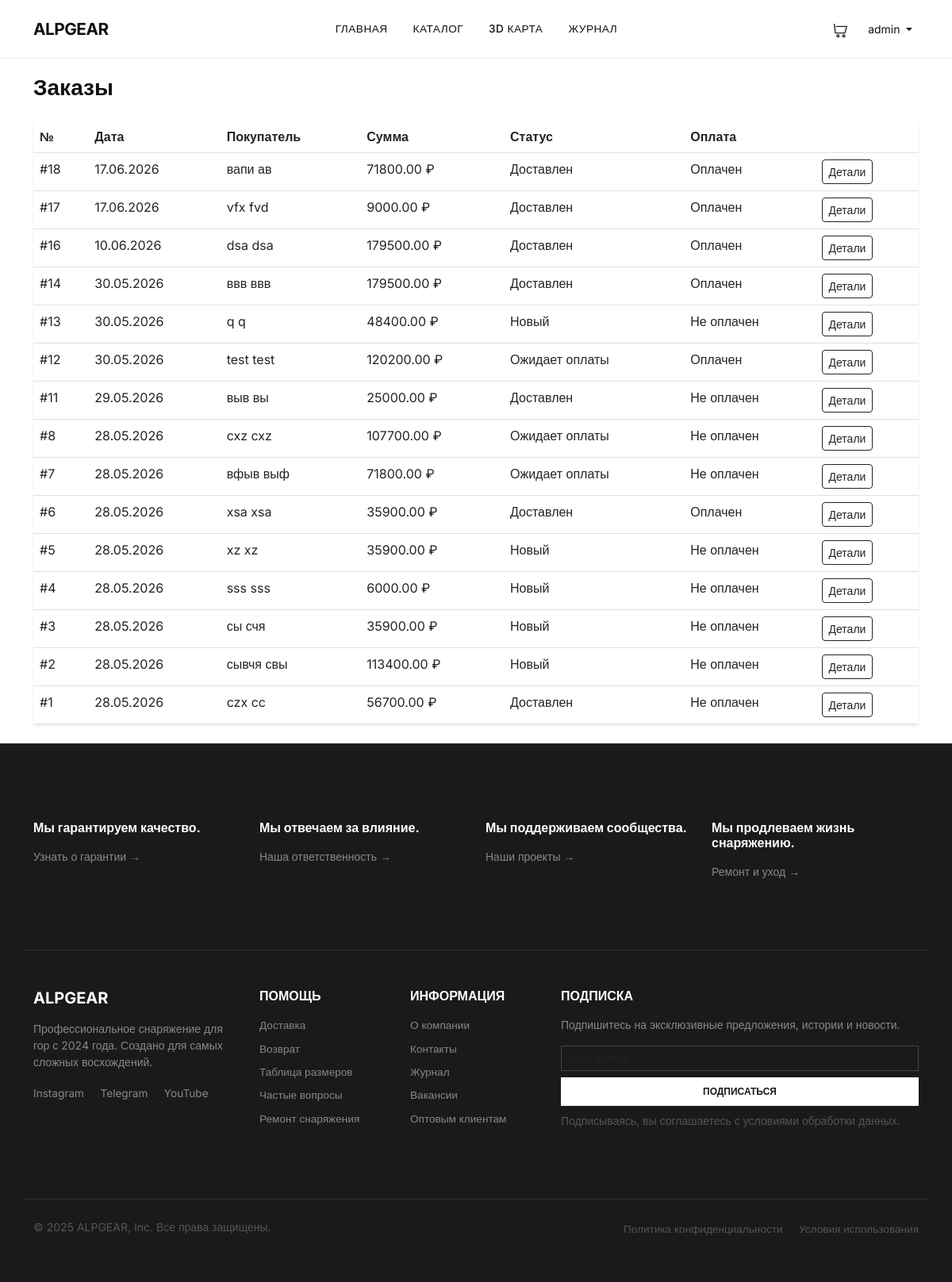
Page /accounts/admin/orders/ (signed in) on the committed database.
### orders/models.py (models this page shows, shortened)
class Order(models.Model):
    class PaymentStatus(models.TextChoices):
        UNPAID = 'unpaid', 'Не оплачено'
        PAID = 'paid', 'Оплачено'
    class Status(models.TextChoices):
        PENDING = 'pending', 'Ожидает оплаты'
        NEW = 'new', 'Новый'
        PROCESSING = 'processing', 'В обработке'
        SHIPPED = 'shipped', 'Отправлен'
        DELIVERED = 'delivered', 'Доставлен'
        CANCELED = 'canceled', 'Отменён'
    DELIVERY_METHOD = [
        ('courier', 'Курьер'),
        ('pickup', 'Самовывоз'),
        ('post', 'Почта'),
    ]
    PAYMENT_METHOD = [
        ('card', 'Банковская карта'),
        ('cash', 'Наличные'),
        ('online', 'Онлайн оплата (ЮMoney)'),
    ]
    first_name = models.CharField(max_length=50, verbose_name='Имя')
    last_name = models.CharField(max_length=50, verbose_name='Фамилия')
    email = models.EmailField(verbose_name='Email')
    phone = models.CharField(max_length=20, verbose_name='Телефон')
    address = models.TextField(verbose_name='Адрес')
    comment = models.TextField(blank=True, verbose_name='Комментарий')
    delivery_method = models.CharField(max_length=50, choices=DELIVERY_METHOD, default='courier', verbose_name='Способ доставки')
    payment_method = models.CharField(max_length=50, choices=PAYMENT_METHOD, default='cash', verbose_name='Способ оплаты')
    status = models.CharField(max_length=20, choices=Status.choices, default=Status.NEW, verbose_name='Статус')
    payment_status = models.CharField(max_length=20, choices=PaymentStatus.choices, default=PaymentStatus.UNPAID, verbose_name='Статус оплаты')
    created = models.DateTimeField(auto_now_add=True, verbose_name='Создан')
    updated = models.DateTimeField(auto_now=True, verbose_name='Обновлён')
    is_paid = models.BooleanField(default=False, verbose_name='Оплачен')
    paid_at = models.DateTimeField(null=True, blank=True, verbose_name='Дата оплаты')
    user = models.ForeignKey(settings.AUTH_USER_MODEL,on_delete=models.SET_NULL,null=True,blank=True,related_name='orders',verbose_name='Пользователь')
    discount_amount = models.DecimalField(max_digits=10, decimal_places=2, default=0, verbose_name='Сумма скидки')
    total_price = models.DecimalField(max_digits=10, decimal_places=2, default=0)
    class Meta:
        verbose_name = 'Заказ'
        verbose_name_plural = 'Заказы'
        ordering = ['-created']
    def get_total_cost(self):
        return sum(item.get_cost() for item in self.items.all())

class OrderItem(models.Model):
    order = models.ForeignKey(Order, related_name='items', on_delete=models.CASCADE, verbose_name='Заказ')
    product = models.ForeignKey(Product, related_name='order_items', on_delete=models.CASCADE, verbose_name='Товар')
    price = models.DecimalField(max_digits=10, decimal_places=2, verbose_name='Цена')
    quantity = models.PositiveIntegerField(default=1, verbose_name='Количество')
    def get_cost(self):
        return self.price * self.quantity

### accounts/views.py (the view)
# urls.py: path('admin/orders/', views.admin_orders, name='admin_orders'),
@login_required
@user_passes_test(is_admin)
def admin_orders(request):
    orders = Order.objects.all().order_by('-created')
    status_filter = request.GET.get('status', '')
    if status_filter:
        orders = orders.filter(status=status_filter)
    return render(request, 'accounts/admin_orders.html', {'orders': orders})

### accounts/views.py (called while the page is built)
def is_admin(user):
    return user.is_superuser or user.is_staff

### cart/cart.py (called while the page is built)
    def __len__(self):
        return sum(item['quantity'] for item in self.cart.values())

### cart/context_processors.py (called while the page is built)
def cart(request):
    return {'cart': Cart(request)}

### templates/accounts/admin_orders.html (shortened to what this page needs)
{% extends "base.html" %}
{% block content %}
<div class="container py-4">
    <h1 class="fw-bold h3 mb-4">Заказы</h1>
    <div class="card border-0 shadow-sm rounded-0">
        <table class="table mb-0">
            <thead class="bg-light">
                <tr>
                    <th>№</th>
                    <th>Дата</th>
                    <th>Покупатель</th>
                    <th>Сумма</th>
                    <th>Статус</th>
                    <th>Оплата</th>
                    <th></th>
                </tr>
            </thead>
            <tbody>
                {% for order in orders %}
                <tr>
                    <td>#{{ order.id }}</td>
                    <td>{{ order.created|date:"d.m.Y" }}</td>
                    <td>{{ order.first_name }} {{ order.last_name }}</td>
                    <td>{{ order.get_total_cost }} ₽</td>
                    <td>{{ order.get_status_display }}</td>
                    <td>{% if order.is_paid %} Оплачен{% else %} Не оплачен{% endif %}</td>
                    <td><a href="{% url 'accounts:admin_order_detail' order.id %}" class="btn btn-sm btn-outline-dark">Детали</a></td>
                </tr>
                {% endfor %}
            </tbody>
        </table>
    </div>
</div>
{% endblock %}

### templates/base.html (shortened to what this page needs)
<!DOCTYPE html>
<html lang="ru">
<head>
    <link href="https://cdn.jsdelivr.net/npm/bootstrap@5.3.0/dist/css/bootstrap.min.css" rel="stylesheet">
    {% load static %}
    <link href="{% static 'css/style.css' %}" rel="stylesheet">
</head>
<body>
<link href="{% static 'css/admin-style.css' %}" rel="stylesheet">
<nav class="navbar navbar-expand-lg fixed-top">
    <div class="container">
        <a class="navbar-brand" href="{% url 'home' %}">ALPGEAR</a>
        <div class="collapse navbar-collapse" id="navbarNav">
            <ul class="navbar-nav mx-auto">
                <li class="nav-item"><a class="nav-link" href="{% url 'home' %}">ГЛАВНАЯ</a></li>
                <li class="nav-item"><a class="nav-link" href="{% url 'shop:product_list' %}">КАТАЛОГ</a></li>
                <li class="nav-item"><a class="nav-link" href="{% url 'mountain_map' %}">3D КАРТА</a></li>
                <li class="nav-item"><a class="nav-link" href="{% url 'shop:article_list' %}">ЖУРНАЛ</a></li>
            </ul>
            <div class="d-flex gap-3 align-items-center">
                <a href="{% url 'cart:cart_detail' %}" class="position-relative text-dark text-decoration-none">
                    <svg width="22" height="22" viewBox="0 0 24 24" fill="none" stroke="currentColor" stroke-width="1.5">
                        <circle cx="9" cy="20" r="1.5"/>
                        <circle cx="17" cy="20" r="1.5"/>
                        <path d="M3 4h1l1.5 12h13L21 7H6"/>
                    </svg>
                </a>
                {% if user.is_authenticated %}
                <div class="dropdown">
                    <button class="btn btn-sm dropdown-toggle" style="background: transparent; color: #111; border: none;" type="button" data-bs-toggle="dropdown">
                        {{ user.username }}
                    </button>
                </div>
                {% else %}
<a href="{% url 'accounts:login' %}" class="nav-link">ВХОД</a>
<a href="{% url 'accounts:register' %}" class="nav-link">РЕГИСТРАЦИЯ</a>
                {% endif %}
            </div>
        </div>
    </div>
</nav>
<main style="margin-top: 70px;">
    {% block content %}{% endblock %}
</main>
<footer class="footer" style="background: #1a1a1a; color: #ccc; border-top: 1px solid #333;">
    <div class="container">
        <div class="row py-5 border-bottom" style="border-color: #333 !important;">
            <div class="col-md-3 mb-4">
                <h6 class="fw-bold mb-3" style="color: #fff;">Мы гарантируем качество.</h6>
                <p class="small" style="color: #888;">Узнать о гарантии →</p>
            </div>
            <div class="col-md-3 mb-4">
                <h6 class="fw-bold mb-3" style="color: #fff;">Мы отвечаем за влияние.</h6>
                <p class="small" style="color: #888;">Наша ответственность →</p>
            </div>
            <div class="col-md-3 mb-4">
                <h6 class="fw-bold mb-3" style="color: #fff;">Мы поддерживаем сообщества.</h6>
                <p class="small" style="color: #888;">Наши проекты →</p>
            </div>
            <div class="col-md-3 mb-4">
                <h6 class="fw-bold mb-3" style="color: #fff;">Мы продлеваем жизнь снаряжению.</h6>
                <p class="small" style="color: #888;">Ремонт и уход →</p>
            </div>
        </div>
        <div class="row py-5">
            <div class="col-md-3 mb-4">
                <h5 class="fw-bold mb-3" style="color: #fff;">ALPGEAR</h5>
                <p class="small" style="color: #888;">Профессиональное снаряжение для гор с 2024 года. Создано для самых
                    сложных восхождений.</p>
                <div class="mt-3">
                    <a href="#" class="text-decoration-none me-3" style="color: #888;">Instagram</a>
                    <a href="#" class="text-decoration-none me-3" style="color: #888;">Telegram</a>
                    <a href="#" class="text-decoration-none" style="color: #888;">YouTube</a>
                </div>
            </div>
            <div class="col-md-2 mb-4">
                <h6 class="fw-bold mb-3" style="color: #fff;">ПОМОЩЬ</h6>
                <ul class="list-unstyled small">
                    <li class="mb-2"><a href="#" class="text-decoration-none" style="color: #888;">Доставка</a></li>
                    <li class="mb-2"><a href="#" class="text-decoration-none" style="color: #888;">Возврат</a></li>
                    <li class="mb-2"><a href="#" class="text-decoration-none" style="color: #888;">Таблица размеров</a>
                    </li>
                    <li class="mb-2"><a href="#" class="text-decoration-none" style="color: #888;">Частые вопросы</a>
                    </li>
                    <li class="mb-2"><a href="#" class="text-decoration-none" style="color: #888;">Ремонт снаряжения</a>
                    </li>
                </ul>
            </div>
            <div class="col-md-2 mb-4">
                <h6 class="fw-bold mb-3" style="color: #fff;">ИНФОРМАЦИЯ</h6>
                <ul class="list-unstyled small">
                    <li class="mb-2"><a href="#" class="text-decoration-none" style="color: #888;">О компании</a></li>
                    <li class="mb-2"><a href="#" class="text-decoration-none" style="color: #888;">Контакты</a></li>
                    <li class="mb-2"><a href="#" class="text-decoration-none" style="color: #888;">Журнал</a></li>
                    <li class="mb-2"><a href="#" class="text-decoration-none" style="color: #888;">Вакансии</a></li>
                    <li class="mb-2"><a href="#" class="text-decoration-none" style="color: #888;">Оптовым клиентам</a>
                    </li>
                </ul>
            </div>
            <div class="col-md-5 mb-4">
                <h6 class="fw-bold mb-3" style="color: #fff;">ПОДПИСКА</h6>
                <p class="small" style="color: #888;">Подпишитесь на эксклюзивные предложения, истории и новости.</p>
                <div class="d-flex flex-column gap-2">
                    <input type="email" id="footer-email" class="form-control form-control-sm rounded-0 bg-transparent"
                           style="border-color: #444; color: #fff;" placeholder="Ваш e-mail">
                    <button type="button" id="footer-subscribe" class="btn"
                            style="background: #fff; color: #1a1a1a; border-radius: 0; padding: 8px 20px; font-size: 12px; font-weight: 600;">
                        ПОДПИСАТЬСЯ
                    </button>
                </div>
                <p class="small mt-2" style="color: #555;">Подписываясь, вы соглашаетесь с условиями обработки
                    данных.</p>
            </div>
        </div>
        <div class="row py-4 border-top" style="border-color: #333 !important;">
            <div class="col-md-6 text-center text-md-start">
                <p class="small mb-0" style="color: #555;">© 2025 ALPGEAR, Inc. Все права защищены.</p>
            </div>
            <div class="col-md-6 text-center text-md-end">
                <a href="#" class="text-decoration-none small me-3" style="color: #555;">Политика конфиденциальности</a>
                <a href="#" class="text-decoration-none small" style="color: #555;">Условия использования</a>
            </div>
        </div>
    </div>
</footer>
</body>
</html>

### static/css/style.css (style rules this page uses)
:root { --white: #ffffff; --black: #111111; --gray: #666666; --light-gray: #f5f5f5; --border: #e8e8e8; --gold: #c9a03d; }
body { font-family: 'Inter', sans-serif; background: var(--white); color: var(--black); }
.form-control, .form-select { border-radius: 0; border-color: var(--border); font-size: 0.9rem; }

### templates/base.html (style rules this page uses)
body { font-family: 'Inter', sans-serif; background: #ffffff; }
.navbar { padding: 1rem 0; background: rgba(255, 255, 255, 0.98); backdrop-filter: blur(10px); border-bottom: 1px solid #e8e8e8; }
.navbar-brand { font-weight: 700; font-size: 1.3rem; letter-spacing: -0.5px; color: #111 !important; }
.nav-link { color: #111 !important; font-weight: 500; font-size: 0.85rem; text-transform: uppercase; letter-spacing: 0.5px; padding: 0.5rem 1rem !important; transition: color 0.2s; }
.footer { background: #fafafa; border-top: 1px solid #e8e8e8; padding: 3rem 0 2rem; }
.footer a { color: #666; text-decoration: none; font-size: 0.85rem; }
main { min-height: calc(100vh - 300px); }

### rows in the picture
Order: id "18", created "17.06.2026", first_name "вапи", last_name "ав", get_total_cost "71800.00", status "Доставлен", is_paid "Оплачен"
Order: id "17", created "17.06.2026", first_name "vfx", last_name "fvd", get_total_cost "9000.00", status "Доставлен", is_paid "Оплачен"
Order: id "16", created "10.06.2026", first_name "dsa", last_name "dsa", get_total_cost "179500.00", status "Доставлен", is_paid "Оплачен"
Order: id "14", created "30.05.2026", first_name "ввв", last_name "ввв", get_total_cost "179500.00", status "Доставлен", is_paid "Оплачен"
Order: id "13", created "30.05.2026", first_name "q", last_name "q", get_total_cost "48400.00", status "Новый", is_paid "Не оплачен"
Order: id "12", created "30.05.2026", first_name "test", last_name "test", get_total_cost "120200.00", status "Ожидает оплаты", is_paid "Оплачен"
Order: id "11", created "29.05.2026", first_name "выв", last_name "вы", get_total_cost "25000.00", status "Доставлен", is_paid "Не оплачен"
Order: id "8", created "28.05.2026", first_name "cxz", last_name "cxz", get_total_cost "107700.00", status "Ожидает оплаты", is_paid "Не оплачен"
Order: id "7", created "28.05.2026", first_name "вфыв", last_name "выф", get_total_cost "71800.00", status "Ожидает оплаты", is_paid "Не оплачен"
Order: id "6", created "28.05.2026", first_name "xsa", last_name "xsa", get_total_cost "35900.00", status "Доставлен", is_paid "Оплачен"
Order: id "5", created "28.05.2026", first_name "xz", last_name "xz", get_total_cost "35900.00", status "Новый", is_paid "Не оплачен"
Order: id "4", created "28.05.2026", first_name "sss", last_name "sss", get_total_cost "6000.00", status "Новый", is_paid "Не оплачен"
Order: id "3", created "28.05.2026", first_name "сы", last_name "счя", get_total_cost "35900.00", status "Новый", is_paid "Не оплачен"
Order: id "2", created "28.05.2026", first_name "сывчя", last_name "свы", get_total_cost "113400.00", status "Новый", is_paid "Не оплачен"
Order: id "1", created "28.05.2026", first_name "czx", last_name "cc", get_total_cost "56700.00", status "Доставлен", is_paid "Не оплачен"

### other values in the picture
{{ user.username }} "admin"
